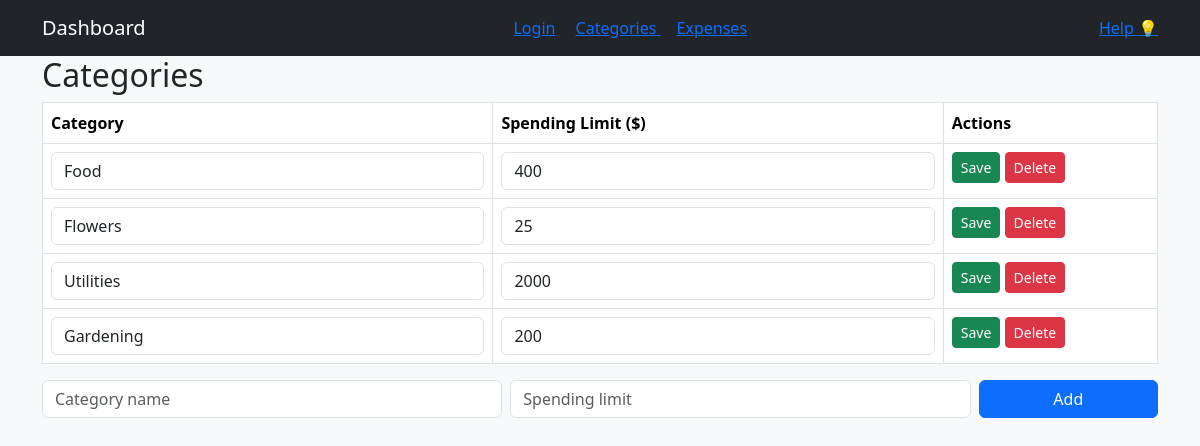
/categories (signed in), run on the app's committed database.
### tables this page shows
CREATE TABLE category (id INTEGER PRIMARY KEY AUTOINCREMENT UNIQUE NOT NULL, name TEXT, spending_limit INTEGER, user_id INTEGER REFERENCES user (id));

### app.py (the view)
@app.route("/categories")
def view_categories():
    user = session.get("user")
    if not user:
        return redirect(url_for("login"))
    user_id = user[0]
    sql = "SELECT * FROM category WHERE user_id = ?"
    categories = query_db(sql, args=(user_id,))
    return render_template("categories.html", categories=categories)

### app.py (called while the page is built)
def get_db():
    db = getattr(g, '_database', None)
    if db is None:
        db = g._database = sqlite3.connect(DATABASE)
    return db

def query_db(query, args=(), one=False):
    cur = get_db().execute(query, args)
    rv = cur.fetchall()
    cur.close()
    return (rv[0] if rv else None) if one else rv

### templates/categories.html (shortened to what this page needs)
<!DOCTYPE html>
<html lang="en">
<head>
</head>
<body>
    {% extends "base.html" %}
    {% block content %}
    <h2> Categories</h2>
    <table class = "table table-bordered">
        <tr><th>Category</th><th>Spending Limit ($)</th><th>Actions</th></tr>
        {%for category in categories%}
            <tr>
                <form method = "POST" action = "{{url_for ('edit_category', id=category[0]) }}">
                    <td><input class = "form-control" name= "name" value = "{{category[1]}}"></td>
                    <td><input class = "form-control" name= "spending_limit" value = "{{category[2]}}"></td>
                    <td>
                        <button class="btn btn-success btn-sm"> Save</button>
                        <a href = "{{url_for ('delete_category', id=category[0])}}" class = "btn btn-danger btn-sm"> Delete</a>
                    </td>
                </form>
            </tr>
        {%endfor%}
    </table>
    <form method = "POST" action = "{{url_for ('add_category')}}" class = "row g-2 mb-3">
        <div class = "col-md-5"><input class = "form-control" name ="name" placeholder = "Category name" required></div>
        <div class = "col-md-5"><input class = "form-control" name = "spending_limit" placeholder = "Spending limit" required></div>
        <div class = "col-md-2"><button class = "btn btn-primary w-100">Add</button></div>
    </form>
    {%endblock%}

### data on the page
category: name "Food", spending_limit "400"
category: name "Flowers", spending_limit "25"
category: name "Utilities", spending_limit "2000"
category: name "Gardening", spending_limit "200"
